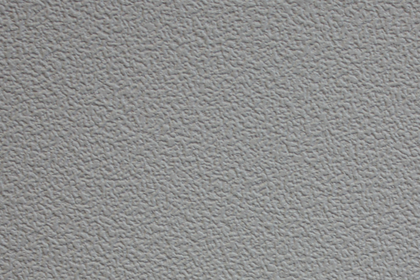
%> input picture data/wall.png, 420 x 280 px, shrunk from 768 x 512 before the run
$ octave Main.m   (GNU Octave 9; MATLAB toolbox functions it lacks are replaced by stand-ins)
%> lines starting %> are read from the running program, lines starting %| are printed output that depends on the picture; in (x1, y1, x2, y2) boxes, pixels count from 0 and x2, y2 are one past the last pixel; in counts of white or black regions, pixels touching at a corner belong together; the program's own positions count from 1
%> further down, a is the input picture: size 280x420x3 uint8; mean R, G, B 142.4, 142.7, 142
### code/per_decomp_smooth.m
function [p] = per_decomp_smooth(u)
[M,N] = size(u);
%> M = 280; N = 420
u = double(u);
X = 1:N; Y = 1:M;
%> after `X = 1:N`: X = 420 values from 1 to 420
%> after `Y = 1:M`: Y = 280 values from 1 to 280
v = zeros(M,N);
v(1,X)  = u(1,X)-u(M,X);
v(M,X) = -v(1,X);
%> v: size 280x420 double; min -59, max 59, mean 0
v(Y,1 ) = v(Y,1 )+u(Y,1)-u(Y,N);
%> v: size 280x420 double; min -94, max 59, mean 0
v(Y,N) = v(Y,N)-u(Y,1)+u(Y,N);
%> v: size 280x420 double; min -94, max 90.67, mean 0
fx = repmat(cos(2.*pi*(X -1)/N),M,1);
fy = repmat(cos(2.*pi*(Y'-1)/M),1,N);
fx(1,1)=0.;   % avoid division by 0 in the line below
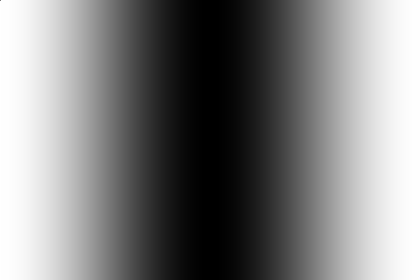
%> fx: size 280x420 double; min -1, max 1, mean -8.5e-06; drawn with min black and max white
s = real(ifft2(fft2(v)*0.5./(2.-fx-fy)));
p = u-s;

### code/Texton.m
function t = Texton(u)
U=fft2(u);
v=abs(U);
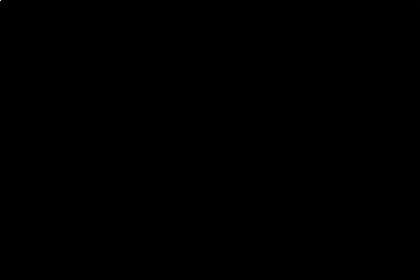
%> v: size 280x420 double; min 1.68, max 16741324, mean 3634; drawn with min black and max white
[M,N]=size(u);
c1=floor((M/2)+1);
%> c1 = 141
c2=floor((N/2)+1);
%> c2 = 211
v(c1,c2)= U(c1,c2);
%> v: size 280x420 double; under 0.01% of pixels changed, all inside (x1, y1, x2, y2) = (210, 140, 211, 141)
t=fftshift(ifft2(v));


### code/ADSN.m
function t = ADSN(u)

m=mean(mean(u));
[h,l]=size(u);

% Normalized image and it FFT
un=u-m*ones(size(u));
un=un/(h*l);
U=fft2(un);

% Random Noise
n=randn(size(u));
N=fft2(n);

B=U.*N;
b=ifft2(B);

%add the mean value
t=b+m;

### code/RPN.m
function b = RPN(a)
A=fft2(a);
n=randn(size(a));
N=fft2(n);
B=abs(A).*exp(1i*angle(N));
b=real(ifft2(B));
end

### code/extend.m
function t = extend(u,M,N)
[m,n]=size(u)
me=mean(mean(u))
new=me*ones(M,N)
if m<=M && n<=N
    l=floor(m/2)
    s=floor(n/2)
    L=floor(M/2)
    S=floor(N/2)
    new(L-l:L+m-l-1,S-s:S+n-s-1)=u
    t=new
else
   display("Choose greater dimensions !")
end
end

### code/normalize_image.m
function out=normalize_image(im)
%function out=normalize_image(im)
%normalise une image entre 0 et 255.
%normalizes an image between 0 and 255.
out=im-min(min(im));
if max(max(out))>0
  out=out/max(max(out))*255;
end

### code/Main.m

%%%%%%%%%%%%%%%%%%%%%%%%%%%%%%%%%%%%%%%%%%%%%%%%%%%%%%%%%%%%%%%%%%%%%%%%%%%%%%%%%%%%%%%%%%%
%%%%%%%%%%%%%%%%%%%%%%%  GRAY LEVEL IMAGE   %%%%%%%%%%%%%%%%%%%%%%%%%%%%%%%%%%%%%%%%%%%%%%%
%%%%%%%%%%%%%%%%%%%%%%%%%%%%%%%%%%%%%%%%%%%%%%%%%%%%%%%%%%%%%%%%%%%%%%%%%%%%%%%%%%%%%%%%%%%
a=imread('../data/wall.png');
% Gray level
a=mean(a,3);
% Display Original image
figure(1)
imagesc(a);colormap gray;
title('Original');

% Display its periodic component
figure(2)
[Per] = per_decomp_smooth(a);
imagesc(Per); colormap gray;
title('Periodic Component');

% Texton of the original image
t=Texton(a);
t=uint8(t);
%> t: size 280x420 uint8
T = double(t);
T = normalize_image(T);
% Display
figure(3)
[m,n]=size(T)
%> m = 280; n = 420
imagesc(T);colormap gray;
title('Texton');

% Texton image support
t=Texton(a);
t=uint8(t);
T = double(t);
T = normalize_image(T);
% Display
figure(4)
[m,n]=size(T)
imagesc(T(floor(m/2)-10:floor(m/2)+10,floor(n/2)-8:floor(n/2)+8));colormap gray;
title('Texton Support ');

%Texton of periodic component
perT = Texton(Per);
%> in Texton (call 3), `v(c1,c2)= U(c1,c2);`: v: size 280x420 double; min -87.75, max 16741324, mean 3607.2
perT=uint8(perT);
PerT = double(perT);
PerT=normalize_image(PerT);
%Afficher Texton
figure(5)
imagesc(PerT);colormap gray;
title('Texton of periodic component');

%  Thresholding
I1=T;
I1(I1<100 & I1>1)=mean(mean(I1));
%> I1: size 280x420 double; min 0, max 255, mean 142.3; mean of the top-left, top-right, bottom-left and bottom-right quarters 142.3, 142.3, 142.2, 142.5
figure(6)
imagesc(I1);colormap gray;
title('Texton thresholding');

% Thresholding
I12=PerT;
I12(I12<200 & I12>1)=mean(mean(I12));
figure(7)
imagesc(I12);colormap gray;
title('Periodic Component Texton thresholding');

% Randomization
[M,N]=size(I1);
%> M = 280; N = 420
I2=100*ones(size(I1));
I2(1:M,1:N)=I1;
A=fft2(I2);
n=randn(size(I2));
N=fft2(n);
B=abs(A).*exp(1i*angle(N));
b=real(ifft2(B));
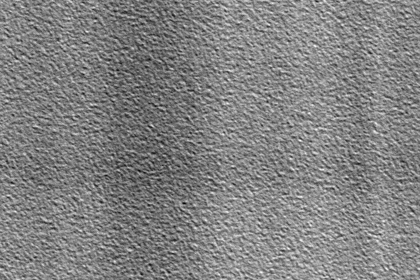
%> b: size 280x420 double; min -180.9, max -105.4, mean -142.3; drawn with min black and max white
figure(8)
imagesc(b);colormap gray;
title(" synthesize texture after phase randomization");


% Randomization
[M,N]=size(I12);
I22=100*ones(size(I12));
I22(1:M,1:N)=I12;
A=fft2(I22);
n=randn(size(I22));
N=fft2(n);
B=abs(A).*exp(1i*angle(N));
b=real(ifft2(B));
figure(9)
imagesc(b);colormap gray;
title(" synthesize texture after phase randomization of periodic component texton");


% % Display the covariance matric of periodic component
% figure
% imagesc(double(cov(Per)));colormap gray;
% title("Convariance of the periodic component")

% ADSN of original image
figure (10)
d1 = ADSN(a);
%> in ADSN, `m=mean(mean(u));`: m = 142.4
imagesc(d1); colormap gray;
title("Asymptotic Discrete Spot Noise");

% ADSN of periodic component
figure(11)
d2 = ADSN(Per);
%> in ADSN (call 2), `b=ifft2(B);`:
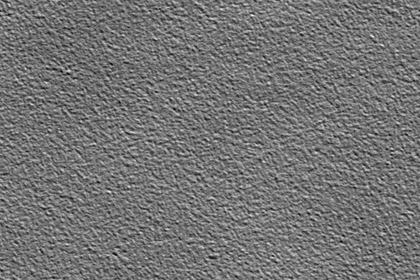
%> b: size 280x420 double; min -0.201, max 0.239, mean 4.08e-16; drawn with min black and max white
imagesc(d2); colormap gray;
title("Asymptotic Discrete Spot Noise of periodic component");

% ADSN of original image texton
figure (100);
d1b = ADSN(T);
imagesc(d1b); colormap gray;
title("Asymptotic Discrete Spot Noise of the texton");

% ADSN of periodic component texton
figure(110)
d2b = ADSN(PerT);
imagesc(d2b); colormap gray;
title("Asymptotic Discrete Spot Noise of the periodic component texton");

% RPN of original image
figure (12)
r1 = RPN(a);
imagesc(d1); colormap gray;
title("RPN");

% RPN of periodic component
figure(13)
r2 = RPN(Per);
imagesc(d2); colormap gray;
title("RPN of periodic component");

% RPN of original image texton
figure (120)
r1b = RPN(T);
imagesc(r1b); colormap gray;
title("RPN of texton");

% RPN of periodic component
figure(130)
r2b = RPN(PerT);
%> in RPN (call 4), `b=real(ifft2(B));`:
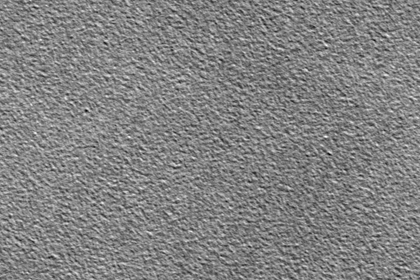
%> b: size 280x420 double; min -183.1, max -103.5, mean -142.3; drawn with min black and max white
imagesc(r2b); colormap gray;
title("RPN of periodic component texton");

%%%%%%%%%%%%%%%%%%%% Synthesizing Textures With Arbitrary Sizes%%%%%%%%%%%%
% with ADSN
[p1,p2] = size(Per);
%> p1 = 280
PerEx=extend(Per,2*p1,2*p2);
%> in extend, `me=mean(mean(u))`: me = 142.4
%> in extend, `new=me*ones(M,N)`: new: size 560x840 double; every value is 142.4
%> in extend, `new(L-l:L+m-l-1,S-s:S+n-s-1)=u`:
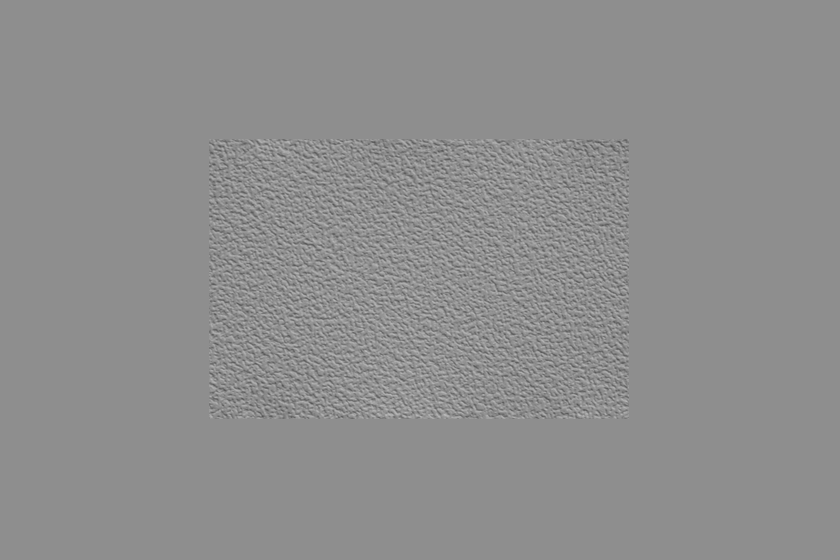
%> new: size 560x840 double; min 81.29, max 186, mean 142.4
PerExSyth=ADSN(PerEx);
%> in ADSN (call 5), `b=ifft2(B);`:
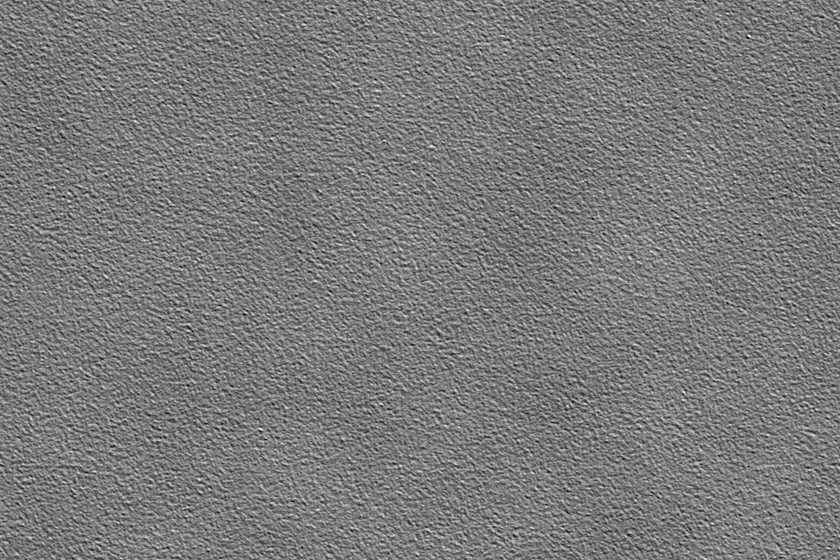
%> b: size 560x840 double; min -0.0537, max 0.0579, mean -6.67e-16; drawn with min black and max white
figure(14)
imagesc(PerEx); colormap gray;
title("Extension of periodic component ( "+ string(p1) + " x " + string(p2)+" )=> ( "+ string(2*p1)+ " x " + string(2*p2)+ ")");
figure(15)
imagesc(PerExSyth); colormap gray;
title("ADSN of the extension of periodic component ( "+ string(p1) + " x " + string(p2)+" )=> ( "+ string(2*p1)+ " x " + string(2*p2) + ")");

figure(16)
Per2=Per(1:100,1:100);
PerEx=extend(Per2,2* p1, 2* p2);
PerExSyth=ADSN(PerEx);
imagesc(PerEx); colormap gray;
title("Extension of periodic component ( 20 x 16 ) => ( "+ string(2*p1)+ " x " + string(2*p2)+")");
figure(17)
imagesc(PerExSyth); colormap gray;
title("ADSN of the extension of periodic component ( 20 x 16 ) => ( "+ string(2*p1)+ " x " + string(2*p2) + ")");

% with Texton
figure(18)
I99=mean(mean(Per))*ones(2* p1, 2* p2);
[M22,N22]=size(Per);
l=floor(2* p1/2);
s=floor(2* p2/2);
L=floor(M22/2);
S=floor(N22/2);
I99(l-L:l+M22-L-1,s-S:s+N22-S-1)=I12;
imagesc(I99);colormap gray;
title("Periodic component texton extension  ");

A=fft2(I99);
n=randn(size(I99));
N=fft2(n);
B=abs(A).*exp(1i*angle(N));
b=real(ifft2(B));
figure(19)
imagesc(b);colormap gray;
title("Synthesizing a large size texture with periodic component texton ");

%%%%%%%%%%%%%%%%%%%%%%%%%%%%%%%%%%%%%%%%%%%%%%%%%%%%%%%%%%%%%%%%%%%%%%%%%%%%%%%%%%%%%%%%%%%
%%%%%%%%%%%%%%%%%%%%%%%  COLOR IMAGE TEXTON %%%%%%%%%%%%%%%%%%%%%%%%%%%%%%%%%%%%%%%%%%%%%%%
%%%%%%%%%%%%%%%%%%%%%%%%%%%%%%%%%%%%%%%%%%%%%%%%%%%%%%%%%%%%%%%%%%%%%%%%%%%%%%%%%%%%%%%%%%%

% load colored imahe
%> (the run ends here)

$ run again, with data/textcoul.png copied over data/wall.png
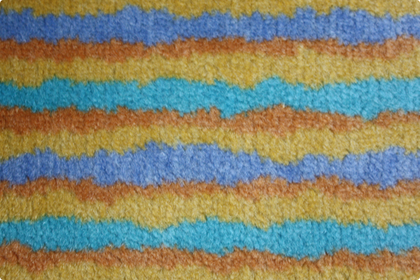
%> input picture data/textcoul.png, 420 x 280 px, shrunk from 621 x 414 before the run
%> a is the input picture: size 280x420x3 uint8; mean R, G, B 131, 134.4, 113.5
%> a: size 280x420 double
%> in ADSN, `m=mean(mean(u));`: m = 126.3
%> in ADSN (call 3), `m=mean(mean(u));`: m = 66.21
%> in ADSN (call 3), `b=ifft2(B);`:
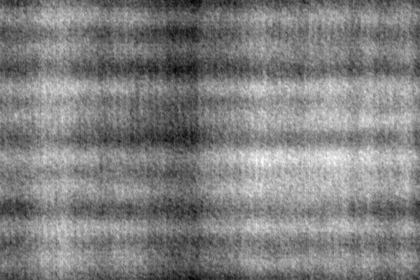
%> b: size 280x420 double; min -0.28, max 0.276, mean 1.11e-17; drawn with min black and max white
%> in RPN (call 4), `b=real(ifft2(B));`:
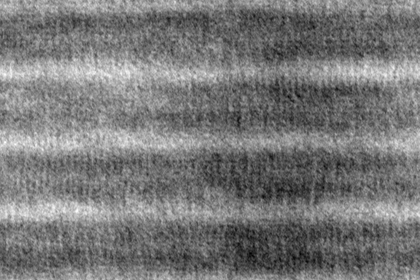
%> b: size 280x420 double; min -127, max 15.73, mean -59.51; drawn with min black and max white
%> me = 126.3
%> new: size 560x840 double; every value is 126.3
